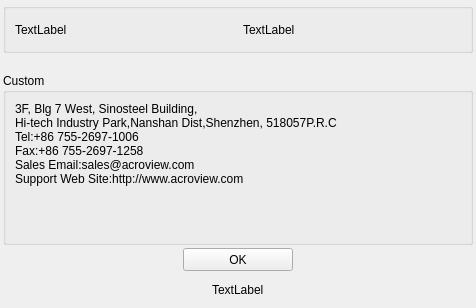
<?xml version="1.0" encoding="UTF-8"?>
<ui version="4.0">
 <class>AngKAboutDlg</class>
 <widget class="QWidget" name="AngKAboutDlg">
  <property name="geometry">
   <rect>
    <x>0</x>
    <y>0</y>
    <width>476</width>
    <height>308</height>
   </rect>
  </property>
  <property name="windowTitle">
   <string>AngKAboutDlg</string>
  </property>
  <layout class="QHBoxLayout" name="horizontalLayout">
   <property name="spacing">
    <number>0</number>
   </property>
   <property name="leftMargin">
    <number>0</number>
   </property>
   <property name="topMargin">
    <number>0</number>
   </property>
   <property name="rightMargin">
    <number>0</number>
   </property>
   <property name="bottomMargin">
    <number>0</number>
   </property>
   <item>
    <widget class="QWidget" name="backgroundWidget" native="true">
     <layout class="QVBoxLayout" name="verticalLayout">
      <property name="spacing">
       <number>0</number>
      </property>
      <property name="leftMargin">
       <number>3</number>
      </property>
      <property name="topMargin">
       <number>3</number>
      </property>
      <property name="rightMargin">
       <number>3</number>
      </property>
      <property name="bottomMargin">
       <number>3</number>
      </property>
      <item>
       <widget class="QGroupBox" name="versionGroup">
        <property name="minimumSize">
         <size>
          <width>0</width>
          <height>50</height>
         </size>
        </property>
        <property name="maximumSize">
         <size>
          <width>16777215</width>
          <height>50</height>
         </size>
        </property>
        <property name="title">
         <string/>
        </property>
        <layout class="QHBoxLayout" name="horizontalLayout_3">
         <property name="spacing">
          <number>0</number>
         </property>
         <property name="leftMargin">
          <number>9</number>
         </property>
         <property name="topMargin">
          <number>0</number>
         </property>
         <property name="rightMargin">
          <number>0</number>
         </property>
         <property name="bottomMargin">
          <number>0</number>
         </property>
         <item>
          <widget class="QLabel" name="progNameLabel">
           <property name="text">
            <string>TextLabel</string>
           </property>
          </widget>
         </item>
         <item>
          <widget class="QLabel" name="versionLabel">
           <property name="text">
            <string>TextLabel</string>
           </property>
          </widget>
         </item>
        </layout>
       </widget>
      </item>
      <item>
       <spacer name="verticalSpacer">
        <property name="orientation">
         <enum>Qt::Vertical</enum>
        </property>
        <property name="sizeType">
         <enum>QSizePolicy::Fixed</enum>
        </property>
        <property name="sizeHint" stdset="0">
         <size>
          <width>20</width>
          <height>20</height>
         </size>
        </property>
       </spacer>
      </item>
      <item>
       <widget class="QGroupBox" name="customGroup">
        <property name="title">
         <string>Custom</string>
        </property>
        <layout class="QVBoxLayout" name="verticalLayout_2">
         <property name="spacing">
          <number>0</number>
         </property>
         <property name="leftMargin">
          <number>9</number>
         </property>
         <property name="topMargin">
          <number>9</number>
         </property>
         <property name="rightMargin">
          <number>9</number>
         </property>
         <property name="bottomMargin">
          <number>9</number>
         </property>
         <item>
          <widget class="QLabel" name="supportLabel">
           <property name="text">
            <string>3F, Blg 7 West, Sinosteel Building,
Hi-tech Industry Park,Nanshan Dist,Shenzhen, 518057P.R.C
Tel:+86 755-2697-1006
Fax:+86 755-2697-1258
Sales Email:sales@acroview.com
Support Web Site:http://www.acroview.com</string>
           </property>
           <property name="alignment">
            <set>Qt::AlignLeading|Qt::AlignLeft|Qt::AlignTop</set>
           </property>
           <property name="wordWrap">
            <bool>true</bool>
           </property>
          </widget>
         </item>
        </layout>
       </widget>
      </item>
      <item>
       <widget class="QWidget" name="widget" native="true">
        <property name="maximumSize">
         <size>
          <width>16777215</width>
          <height>30</height>
         </size>
        </property>
        <layout class="QHBoxLayout" name="horizontalLayout_2">
         <property name="spacing">
          <number>0</number>
         </property>
         <property name="leftMargin">
          <number>0</number>
         </property>
         <property name="topMargin">
          <number>2</number>
         </property>
         <property name="rightMargin">
          <number>0</number>
         </property>
         <property name="bottomMargin">
          <number>2</number>
         </property>
         <item>
          <spacer name="horizontalSpacer">
           <property name="orientation">
            <enum>Qt::Horizontal</enum>
           </property>
           <property name="sizeHint" stdset="0">
            <size>
             <width>262</width>
             <height>20</height>
            </size>
           </property>
          </spacer>
         </item>
         <item>
          <widget class="QPushButton" name="okButton">
           <property name="minimumSize">
            <size>
             <width>110</width>
             <height>23</height>
            </size>
           </property>
           <property name="maximumSize">
            <size>
             <width>110</width>
             <height>23</height>
            </size>
           </property>
           <property name="text">
            <string>OK</string>
           </property>
          </widget>
         </item>
         <item>
          <spacer name="horizontalSpacer_2">
           <property name="orientation">
            <enum>Qt::Horizontal</enum>
           </property>
           <property name="sizeHint" stdset="0">
            <size>
             <width>262</width>
             <height>20</height>
            </size>
           </property>
          </spacer>
         </item>
        </layout>
       </widget>
      </item>
      <item>
       <widget class="QWidget" name="widget_2" native="true">
        <property name="maximumSize">
         <size>
          <width>16777215</width>
          <height>30</height>
         </size>
        </property>
        <layout class="QHBoxLayout" name="horizontalLayout_4">
         <property name="spacing">
          <number>0</number>
         </property>
         <property name="leftMargin">
          <number>0</number>
         </property>
         <property name="topMargin">
          <number>2</number>
         </property>
         <property name="rightMargin">
          <number>0</number>
         </property>
         <property name="bottomMargin">
          <number>2</number>
         </property>
         <item>
          <spacer name="horizontalSpacer_3">
           <property name="orientation">
            <enum>Qt::Horizontal</enum>
           </property>
           <property name="sizeHint" stdset="0">
            <size>
             <width>262</width>
             <height>20</height>
            </size>
           </property>
          </spacer>
         </item>
         <item>
          <widget class="QLabel" name="copyRightLabel">
           <property name="text">
            <string>TextLabel</string>
           </property>
          </widget>
         </item>
         <item>
          <spacer name="horizontalSpacer_4">
           <property name="orientation">
            <enum>Qt::Horizontal</enum>
           </property>
           <property name="sizeHint" stdset="0">
            <size>
             <width>262</width>
             <height>20</height>
            </size>
           </property>
          </spacer>
         </item>
        </layout>
       </widget>
      </item>
     </layout>
    </widget>
   </item>
  </layout>
 </widget>
 <layoutdefault spacing="6" margin="11"/>
 <resources/>
 <connections/>
</ui>
